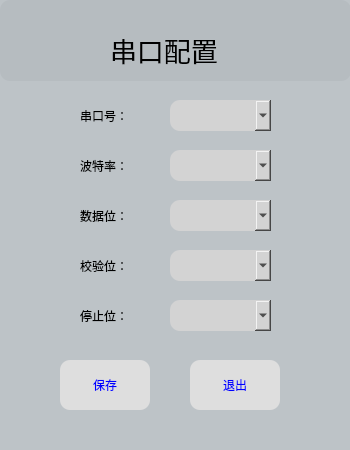
<?xml version="1.0" encoding="UTF-8"?>
<ui version="4.0">
 <class>PortSettings</class>
 <widget class="QWidget" name="PortSettings">
  <property name="geometry">
   <rect>
    <x>0</x>
    <y>0</y>
    <width>350</width>
    <height>450</height>
   </rect>
  </property>
  <property name="windowTitle">
   <string>Form</string>
  </property>
  <property name="styleSheet">
   <string notr="true">QMainWindow,QWidget{background-color:#bdc3c7;}</string>
  </property>
  <widget class="QLabel" name="label">
   <property name="geometry">
    <rect>
     <x>80</x>
     <y>100</y>
     <width>67</width>
     <height>31</height>
    </rect>
   </property>
   <property name="text">
    <string>串口号：</string>
   </property>
  </widget>
  <widget class="QLabel" name="label_2">
   <property name="geometry">
    <rect>
     <x>80</x>
     <y>150</y>
     <width>67</width>
     <height>31</height>
    </rect>
   </property>
   <property name="text">
    <string>波特率：</string>
   </property>
  </widget>
  <widget class="QLabel" name="label_3">
   <property name="geometry">
    <rect>
     <x>80</x>
     <y>200</y>
     <width>67</width>
     <height>31</height>
    </rect>
   </property>
   <property name="text">
    <string>数据位：</string>
   </property>
  </widget>
  <widget class="QLabel" name="label_4">
   <property name="geometry">
    <rect>
     <x>80</x>
     <y>250</y>
     <width>67</width>
     <height>31</height>
    </rect>
   </property>
   <property name="text">
    <string>校验位：</string>
   </property>
  </widget>
  <widget class="QLabel" name="label_5">
   <property name="geometry">
    <rect>
     <x>80</x>
     <y>300</y>
     <width>67</width>
     <height>31</height>
    </rect>
   </property>
   <property name="text">
    <string>停止位：</string>
   </property>
  </widget>
  <widget class="QComboBox" name="combo_portName">
   <property name="geometry">
    <rect>
     <x>170</x>
     <y>100</y>
     <width>101</width>
     <height>31</height>
    </rect>
   </property>
   <property name="styleSheet">
    <string notr="true">QComboBox{
border-width:5px;
font-size:16px;
border-radius:10px;
background:lightgray;
}</string>
   </property>
  </widget>
  <widget class="QComboBox" name="combo_baudRate">
   <property name="geometry">
    <rect>
     <x>170</x>
     <y>150</y>
     <width>101</width>
     <height>31</height>
    </rect>
   </property>
   <property name="styleSheet">
    <string notr="true">QComboBox{
border-width:5px;
border-radius:10px;
font-size:16px;
background:lightgray;
}</string>
   </property>
  </widget>
  <widget class="QComboBox" name="combo_dataBits">
   <property name="geometry">
    <rect>
     <x>170</x>
     <y>200</y>
     <width>101</width>
     <height>31</height>
    </rect>
   </property>
   <property name="styleSheet">
    <string notr="true">QComboBox{
border-width:5px;
border-radius:10px;
font-size:16px;
background:lightgray;
}</string>
   </property>
  </widget>
  <widget class="QComboBox" name="combo_parityBits">
   <property name="geometry">
    <rect>
     <x>170</x>
     <y>250</y>
     <width>101</width>
     <height>31</height>
    </rect>
   </property>
   <property name="styleSheet">
    <string notr="true">QComboBox{
border-width:5px;
border-radius:10px;
font-size:16px;
background:lightgray;
}</string>
   </property>
  </widget>
  <widget class="QComboBox" name="combo_stopBits">
   <property name="geometry">
    <rect>
     <x>170</x>
     <y>300</y>
     <width>101</width>
     <height>31</height>
    </rect>
   </property>
   <property name="styleSheet">
    <string notr="true">QComboBox{
border-width:5px;
border-radius:10px;
font-size:16px;
background:lightgray;
}</string>
   </property>
  </widget>
  <widget class="QLabel" name="label_6">
   <property name="geometry">
    <rect>
     <x>110</x>
     <y>30</y>
     <width>121</width>
     <height>41</height>
    </rect>
   </property>
   <property name="styleSheet">
    <string notr="true">QLabel{
background:none;
}</string>
   </property>
   <property name="text">
    <string>&lt;html&gt;&lt;head/&gt;&lt;body&gt;&lt;p&gt;&lt;span style=&quot; font-size:20pt;&quot;&gt;串口配置&lt;/span&gt;&lt;/p&gt;&lt;/body&gt;&lt;/html&gt;</string>
   </property>
  </widget>
  <widget class="QPushButton" name="saveButton">
   <property name="geometry">
    <rect>
     <x>60</x>
     <y>360</y>
     <width>90</width>
     <height>50</height>
    </rect>
   </property>
   <property name="styleSheet">
    <string notr="true">QPushButton{
border-radius:10px;
background:#dedede;
color:blue;
}
QPushButton::pressed{
background:lightyellow;
}
</string>
   </property>
   <property name="text">
    <string>保存</string>
   </property>
  </widget>
  <widget class="QPushButton" name="exitButton">
   <property name="geometry">
    <rect>
     <x>190</x>
     <y>360</y>
     <width>90</width>
     <height>50</height>
    </rect>
   </property>
   <property name="styleSheet">
    <string notr="true">QPushButton{
border-radius:10px;
background:#dedede;
color:blue;
}
QPushButton::pressed{
background:lightyellow;
}
</string>
   </property>
   <property name="text">
    <string>退出</string>
   </property>
  </widget>
  <widget class="QListWidget" name="listWidget">
   <property name="geometry">
    <rect>
     <x>0</x>
     <y>0</y>
     <width>351</width>
     <height>81</height>
    </rect>
   </property>
   <property name="styleSheet">
    <string notr="true">QListWidget{
background:#B6BCC0;
box-shadow:5px 5px 5px red;
border-radius:10px;
}</string>
   </property>
  </widget>
  <zorder>listWidget</zorder>
  <zorder>label</zorder>
  <zorder>label_2</zorder>
  <zorder>label_3</zorder>
  <zorder>label_4</zorder>
  <zorder>label_5</zorder>
  <zorder>combo_portName</zorder>
  <zorder>combo_baudRate</zorder>
  <zorder>combo_dataBits</zorder>
  <zorder>combo_parityBits</zorder>
  <zorder>combo_stopBits</zorder>
  <zorder>label_6</zorder>
  <zorder>saveButton</zorder>
  <zorder>exitButton</zorder>
 </widget>
 <resources/>
 <connections/>
</ui>
